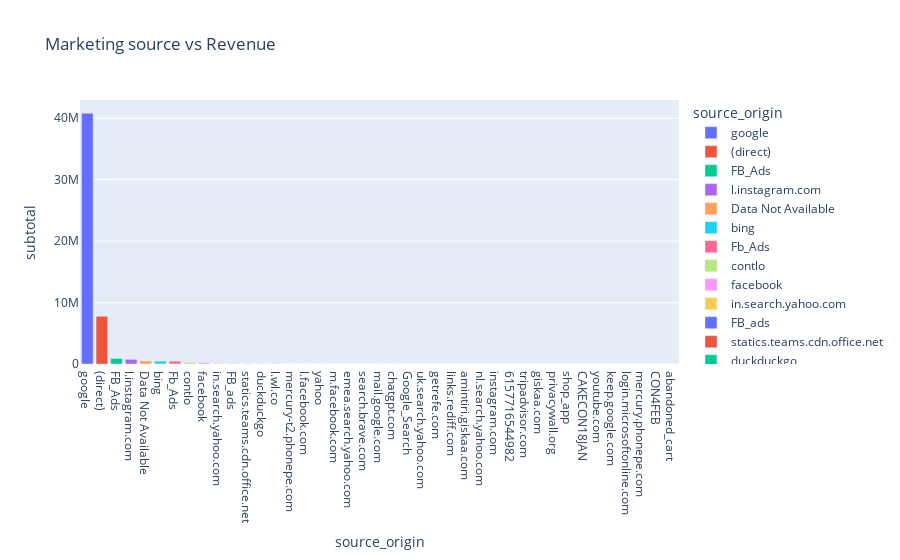

Notebook source saved alongside this figure:
### Markdown cell above
### Which marketing source drives the highest revenue?

### Code cell
marketingsource = df.groupby("source_origin")["subtotal"].sum().reset_index().sort_values(by = "subtotal", ascending = False)
fig = px.bar(marketingsource, x = "source_origin", y = "subtotal", color = "source_origin", title = "Marketing source vs Revenue")
fig.show()

### Figure 1 — Plotly figure (JSON) as saved in the notebook; plotly's stock layout.template omitted (floating-point values rounded to 4 significant figures)
{"data": [{"hovertemplate": "source_origin=%{x}<br>subtotal=%{y}<extra></extra>", "legendgroup": "google", "marker": {"color": "#636efa", "pattern": {"shape": ""}}, "name": "google", "orientation": "v", "showlegend": true, "textposition": "auto", "type": "bar", "x": ["google"], "xaxis": "x", "y": [40820000.0], "yaxis": "y"}, {"hovertemplate": "source_origin=%{x}<br>subtotal=%{y}<extra></extra>", "legendgroup": "(direct)", "marker": {"color": "#EF553B", "pattern": {"shape": ""}}, "name": "(direct)", "orientation": "v", "showlegend": true, "textposition": "auto", "type": "bar", "x": ["(direct)"], "xaxis": "x", "y": [7769000.0], "yaxis": "y"}, {"hovertemplate": "source_origin=%{x}<br>subtotal=%{y}<extra></extra>", "legendgroup": "FB_Ads", "marker": {"color": "#00cc96", "pattern": {"shape": ""}}, "name": "FB_Ads", "orientation": "v", "showlegend": true, "textposition": "auto", "type": "bar", "x": ["FB_Ads"], "xaxis": "x", "y": [904600.0], "yaxis": "y"}, {"hovertemplate": "source_origin=%{x}<br>subtotal=%{y}<extra></extra>", "legendgroup": "l.instagram.com", "marker": {"color": "#ab63fa", "pattern": {"shape": ""}}, "name": "l.instagram.com", "orientation": "v", "showlegend": true, "textposition": "auto", "type": "bar", "x": ["l.instagram.com"], "xaxis": "x", "y": [754100.0], "yaxis": "y"}, {"hovertemplate": "source_origin=%{x}<br>subtotal=%{y}<extra></extra>", "legendgroup": "Data Not Available", "marker": {"color": "#FFA15A", "pattern": {"shape": ""}}, "name": "Data Not Available", "orientation": "v", "showlegend": true, "textposition": "auto", "type": "bar", "x": ["Data Not Available"], "xaxis": "x", "y": [494400.0], "yaxis": "y"}, {"hovertemplate": "source_origin=%{x}<br>subtotal=%{y}<extra></extra>", "legendgroup": "bing", "marker": {"color": "#19d3f3", "pattern": {"shape": ""}}, "name": "bing", "orientation": "v", "showlegend": true, "textposition": "auto", "type": "bar", "x": ["bing"], "xaxis": "x", "y": [461900.0], "yaxis": "y"}, {"hovertemplate": "source_origin=%{x}<br>subtotal=%{y}<extra></extra>", "legendgroup": "Fb_Ads", "marker": {"color": "#FF6692", "pattern": {"shape": ""}}, "name": "Fb_Ads", "orientation": "v", "showlegend": true, "textposition": "auto", "type": "bar", "x": ["Fb_Ads"], "xaxis": "x", "y": [456200.0], "yaxis": "y"}, {"hovertemplate": "source_origin=%{x}<br>subtotal=%{y}<extra></extra>", "legendgroup": "contlo", "marker": {"color": "#B6E880", "pattern": {"shape": ""}}, "name": "contlo", "orientation": "v", "showlegend": true, "textposition": "auto", "type": "bar", "x": ["contlo"], "xaxis": "x", "y": [252600.0], "yaxis": "y"}, {"hovertemplate": "source_origin=%{x}<br>subtotal=%{y}<extra></extra>", "legendgroup": "facebook", "marker": {"color": "#FF97FF", "pattern": {"shape": ""}}, "name": "facebook", "orientation": "v", "showlegend": true, "textposition": "auto", "type": "bar", "x": ["facebook"], "xaxis": "x", "y": [203900.0], "yaxis": "y"}, {"hovertemplate": "source_origin=%{x}<br>subtotal=%{y}<extra></extra>", "legendgroup": "in.search.yahoo.com", "marker": {"color": "#FECB52", "pattern": {"shape": ""}}, "name": "in.search.yahoo.com", "orientation": "v", "showlegend": true, "textposition": "auto", "type": "bar", "x": ["in.search.yahoo.com"], "xaxis": "x", "y": [103200.0], "yaxis": "y"}, {"hovertemplate": "source_origin=%{x}<br>subtotal=%{y}<extra></extra>", "legendgroup": "FB_ads", "marker": {"color": "#636efa", "pattern": {"shape": ""}}, "name": "FB_ads", "orientation": "v", "showlegend": true, "textposition": "auto", "type": "bar", "x": ["FB_ads"], "xaxis": "x", "y": [38120.0], "yaxis": "y"}, {"hovertemplate": "source_origin=%{x}<br>subtotal=%{y}<extra></extra>", "legendgroup": "statics.teams.cdn.office.net", "marker": {"color": "#EF553B", "pattern": {"shape": ""}}, "name": "statics.teams.cdn.office.net", "orientation": "v", "showlegend": true, "textposition": "auto", "type": "bar", "x": ["statics.teams.cdn.office.net"], "xaxis": "x", "y": [26120.0], "yaxis": "y"}, {"hovertemplate": "source_origin=%{x}<br>subtotal=%{y}<extra></extra>", "legendgroup": "duckduckgo", "marker": {"color": "#00cc96", "pattern": {"shape": ""}}, "name": "duckduckgo", "orientation": "v", "showlegend": true, "textposition": "auto", "type": "bar", "x": ["duckduckgo"], "xaxis": "x", "y": [24670.0], "yaxis": "y"}, {"hovertemplate": "source_origin=%{x}<br>subtotal=%{y}<extra></extra>", "legendgroup": "l.wl.co", "marker": {"color": "#ab63fa", "pattern": {"shape": ""}}, "name": "l.wl.co", "orientation": "v", "showlegend": true, "textposition": "auto", "type": "bar", "x": ["l.wl.co"], "xaxis": "x", "y": [23590.0], "yaxis": "y"}, {"hovertemplate": "source_origin=%{x}<br>subtotal=%{y}<extra></extra>", "legendgroup": "mercury-t2.phonepe.com", "marker": {"color": "#FFA15A", "pattern": {"shape": ""}}, "name": "mercury-t2.phonepe.com", "orientation": "v", "showlegend": true, "textposition": "auto", "type": "bar", "x": ["mercury-t2.phonepe.com"], "xaxis": "x", "y": [18060.0], "yaxis": "y"}, {"hovertemplate": "source_origin=%{x}<br>subtotal=%{y}<extra></extra>", "legendgroup": "l.facebook.com", "marker": {"color": "#19d3f3", "pattern": {"shape": ""}}, "name": "l.facebook.com", "orientation": "v", "showlegend": true, "textposition": "auto", "type": "bar", "x": ["l.facebook.com"], "xaxis": "x", "y": [14080.0], "yaxis": "y"}, {"hovertemplate": "source_origin=%{x}<br>subtotal=%{y}<extra></extra>", "legendgroup": "yahoo", "marker": {"color": "#FF6692", "pattern": {"shape": ""}}, "name": "yahoo", "orientation": "v", "showlegend": true, "textposition": "auto", "type": "bar", "x": ["yahoo"], "xaxis": "x", "y": [13260.0], "yaxis": "y"}, {"hovertemplate": "source_origin=%{x}<br>subtotal=%{y}<extra></extra>", "legendgroup": "m.facebook.com", "marker": {"color": "#B6E880", "pattern": {"shape": ""}}, "name": "m.facebook.com", "orientation": "v", "showlegend": true, "textposition": "auto", "type": "bar", "x": ["m.facebook.com"], "xaxis": "x", "y": [11210.0], "yaxis": "y"}, {"hovertemplate": "source_origin=%{x}<br>subtotal=%{y}<extra></extra>", "legendgroup": "emea.search.yahoo.com", "marker": {"color": "#FF97FF", "pattern": {"shape": ""}}, "name": "emea.search.yahoo.com", "orientation": "v", "showlegend": true, "textposition": "auto", "type": "bar", "x": ["emea.search.yahoo.com"], "xaxis": "x", "y": [10220.0], "yaxis": "y"}, {"hovertemplate": "source_origin=%{x}<br>subtotal=%{y}<extra></extra>", "legendgroup": "search.brave.com", "marker": {"color": "#FECB52", "pattern": {"shape": ""}}, "name": "search.brave.com", "orientation": "v", "showlegend": true, "textposition": "auto", "type": "bar", "x": ["search.brave.com"], "xaxis": "x", "y": [10060.0], "yaxis": "y"}, {"hovertemplate": "source_origin=%{x}<br>subtotal=%{y}<extra></extra>", "legendgroup": "mail.google.com", "marker": {"color": "#636efa", "pattern": {"shape": ""}}, "name": "mail.google.com", "orientation": "v", "showlegend": true, "textposition": "auto", "type": "bar", "x": ["mail.google.com"], "xaxis": "x", "y": [9900.0], "yaxis": "y"}, {"hovertemplate": "source_origin=%{x}<br>subtotal=%{y}<extra></extra>", "legendgroup": "chatgpt.com", "marker": {"color": "#EF553B", "pattern": {"shape": ""}}, "name": "chatgpt.com", "orientation": "v", "showlegend": true, "textposition": "auto", "type": "bar", "x": ["chatgpt.com"], "xaxis": "x", "y": [7959.0], "yaxis": "y"}, {"hovertemplate": "source_origin=%{x}<br>subtotal=%{y}<extra></extra>", "legendgroup": "Google_Search", "marker": {"color": "#00cc96", "pattern": {"shape": ""}}, "name": "Google_Search", "orientation": "v", "showlegend": true, "textposition": "auto", "type": "bar", "x": ["Google_Search"], "xaxis": "x", "y": [7880.0], "yaxis": "y"}, {"hovertemplate": "source_origin=%{x}<br>subtotal=%{y}<extra></extra>", "legendgroup": "uk.search.yahoo.com", "marker": {"color": "#ab63fa", "pattern": {"shape": ""}}, "name": "uk.search.yahoo.com", "orientation": "v", "showlegend": true, "textposition": "auto", "type": "bar", "x": ["uk.search.yahoo.com"], "xaxis": "x", "y": [5050.0], "yaxis": "y"}, {"hovertemplate": "source_origin=%{x}<br>subtotal=%{y}<extra></extra>", "legendgroup": "getrefe.com", "marker": {"color": "#FFA15A", "pattern": {"shape": ""}}, "name": "getrefe.com", "orientation": "v", "showlegend": true, "textposition": "auto", "type": "bar", "x": ["getrefe.com"], "xaxis": "x", "y": [4760.0], "yaxis": "y"}, {"hovertemplate": "source_origin=%{x}<br>subtotal=%{y}<extra></extra>", "legendgroup": "links.rediff.com", "marker": {"color": "#19d3f3", "pattern": {"shape": ""}}, "name": "links.rediff.com", "orientation": "v", "showlegend": true, "textposition": "auto", "type": "bar", "x": ["links.rediff.com"], "xaxis": "x", "y": [4010.0], "yaxis": "y"}, {"hovertemplate": "source_origin=%{x}<br>subtotal=%{y}<extra></extra>", "legendgroup": "amintiri.giskaa.com", "marker": {"color": "#FF6692", "pattern": {"shape": ""}}, "name": "amintiri.giskaa.com", "orientation": "v", "showlegend": true, "textposition": "auto", "type": "bar", "x": ["amintiri.giskaa.com"], "xaxis": "x", "y": [2810.0], "yaxis": "y"}, {"hovertemplate": "source_origin=%{x}<br>subtotal=%{y}<extra></extra>", "legendgroup": "nl.search.yahoo.com", "marker": {"color": "#B6E880", "pattern": {"shape": ""}}, "name": "nl.search.yahoo.com", "orientation": "v", "showlegend": true, "textposition": "auto", "type": "bar", "x": ["nl.search.yahoo.com"], "xaxis": "x", "y": [2719.0], "yaxis": "y"}, {"hovertemplate": "source_origin=%{x}<br>subtotal=%{y}<extra></extra>", "legendgroup": "instagram.com", "marker": {"color": "#FF97FF", "pattern": {"shape": ""}}, "name": "instagram.com", "orientation": "v", "showlegend": true, "textposition": "auto", "type": "bar", "x": ["instagram.com"], "xaxis": "x", "y": [2600.0], "yaxis": "y"}, {"hovertemplate": "source_origin=%{x}<br>subtotal=%{y}<extra></extra>", "legendgroup": "6157716544982", "marker": {"color": "#FECB52", "pattern": {"shape": ""}}, "name": "6157716544982", "orientation": "v", "showlegend": true, "textposition": "auto", "type": "bar", "x": ["6157716544982"], "xaxis": "x", "y": [2570.0], "yaxis": "y"}, {"hovertemplate": "source_origin=%{x}<br>subtotal=%{y}<extra></extra>", "legendgroup": "tripadvisor.com", "marker": {"color": "#636efa", "pattern": {"shape": ""}}, "name": "tripadvisor.com", "orientation": "v", "showlegend": true, "textposition": "auto", "type": "bar", "x": ["tripadvisor.com"], "xaxis": "x", "y": [1830.0], "yaxis": "y"}, {"hovertemplate": "source_origin=%{x}<br>subtotal=%{y}<extra></extra>", "legendgroup": "giskaa.com", "marker": {"color": "#EF553B", "pattern": {"shape": ""}}, "name": "giskaa.com", "orientation": "v", "showlegend": true, "textposition": "auto", "type": "bar", "x": ["giskaa.com"], "xaxis": "x", "y": [1390.0], "yaxis": "y"}, {"hovertemplate": "source_origin=%{x}<br>subtotal=%{y}<extra></extra>", "legendgroup": "privacywall.org", "marker": {"color": "#00cc96", "pattern": {"shape": ""}}, "name": "privacywall.org", "orientation": "v", "showlegend": true, "textposition": "auto", "type": "bar", "x": ["privacywall.org"], "xaxis": "x", "y": [1380.0], "yaxis": "y"}, {"hovertemplate": "source_origin=%{x}<br>subtotal=%{y}<extra></extra>", "legendgroup": "shop_app", "marker": {"color": "#ab63fa", "pattern": {"shape": ""}}, "name": "shop_app", "orientation": "v", "showlegend": true, "textposition": "auto", "type": "bar", "x": ["shop_app"], "xaxis": "x", "y": [1320.0], "yaxis": "y"}, {"hovertemplate": "source_origin=%{x}<br>subtotal=%{y}<extra></extra>", "legendgroup": "CAKECON18JAN", "marker": {"color": "#FFA15A", "pattern": {"shape": ""}}, "name": "CAKECON18JAN", "orientation": "v", "showlegend": true, "textposition": "auto", "type": "bar", "x": ["CAKECON18JAN"], "xaxis": "x", "y": [1320.0], "yaxis": "y"}, {"hovertemplate": "source_origin=%{x}<br>subtotal=%{y}<extra></extra>", "legendgroup": "youtube.com", "marker": {"color": "#19d3f3", "pattern": {"shape": ""}}, "name": "youtube.com", "orientation": "v", "showlegend": true, "textposition": "auto", "type": "bar", "x": ["youtube.com"], "xaxis": "x", "y": [1290.0], "yaxis": "y"}, {"hovertemplate": "source_origin=%{x}<br>subtotal=%{y}<extra></extra>", "legendgroup": "keep.google.com", "marker": {"color": "#FF6692", "pattern": {"shape": ""}}, "name": "keep.google.com", "orientation": "v", "showlegend": true, "textposition": "auto", "type": "bar", "x": ["keep.google.com"], "xaxis": "x", "y": [1280.0], "yaxis": "y"}, {"hovertemplate": "source_origin=%{x}<br>subtotal=%{y}<extra></extra>", "legendgroup": "login.microsoftonline.com", "marker": {"color": "#B6E880", "pattern": {"shape": ""}}, "name": "login.microsoftonline.com", "orientation": "v", "showlegend": true, "textposition": "auto", "type": "bar", "x": ["login.microsoftonline.com"], "xaxis": "x", "y": [1240.0], "yaxis": "y"}, {"hovertemplate": "source_origin=%{x}<br>subtotal=%{y}<extra></extra>", "legendgroup": "mercury.phonepe.com", "marker": {"color": "#FF97FF", "pattern": {"shape": ""}}, "name": "mercury.phonepe.com", "orientation": "v", "showlegend": true, "textposition": "auto", "type": "bar", "x": ["mercury.phonepe.com"], "xaxis": "x", "y": [1240.0], "yaxis": "y"}, {"hovertemplate": "source_origin=%{x}<br>subtotal=%{y}<extra></extra>", "legendgroup": "CON4FEB", "marker": {"color": "#FECB52", "pattern": {"shape": ""}}, "name": "CON4FEB", "orientation": "v", "showlegend": true, "textposition": "auto", "type": "bar", "x": ["CON4FEB"], "xaxis": "x", "y": [980.0], "yaxis": "y"}, {"hovertemplate": "source_origin=%{x}<br>subtotal=%{y}<extra></extra>", "legendgroup": "abandoned_cart", "marker": {"color": "#636efa", "pattern": {"shape": ""}}, "name": "abandoned_cart", "orientation": "v", "showlegend": true, "textposition": "auto", "type": "bar", "x": ["abandoned_cart"], "xaxis": "x", "y": [580.0], "yaxis": "y"}], "layout": {"barmode": "relative", "legend": {"title": {"text": "source_origin"}, "tracegroupgap": 0}, "title": {"text": "Marketing source vs Revenue"}, "xaxis": {"anchor": "y", "categoryarray": ["google", "(direct)", "FB_Ads", "l.instagram.com", "Data Not Available", "bing", "Fb_Ads", "contlo", "facebook", "in.search.yahoo.com", "FB_ads", "statics.teams.cdn.office.net", "duckduckgo", "l.wl.co", "mercury-t2.phonepe.com", "l.facebook.com", "yahoo", "m.facebook.com", "emea.search.yahoo.com", "search.brave.com", "mail.google.com", "chatgpt.com", "Google_Search", "uk.search.yahoo.com", "getrefe.com", "links.rediff.com", "amintiri.giskaa.com", "nl.search.yahoo.com", "instagram.com", "6157716544982", "tripadvisor.com", "giskaa.com", "privacywall.org", "shop_app", "CAKECON18JAN", "youtube.com", "keep.google.com", "login.microsoftonline.com", "mercury.phonepe.com", "CON4FEB", "abandoned_cart"], "categoryorder": "array", "domain": [0, 1], "title": {"text": "source_origin"}}, "yaxis": {"anchor": "x", "domain": [0, 1], "title": {"text": "subtotal"}}}}
